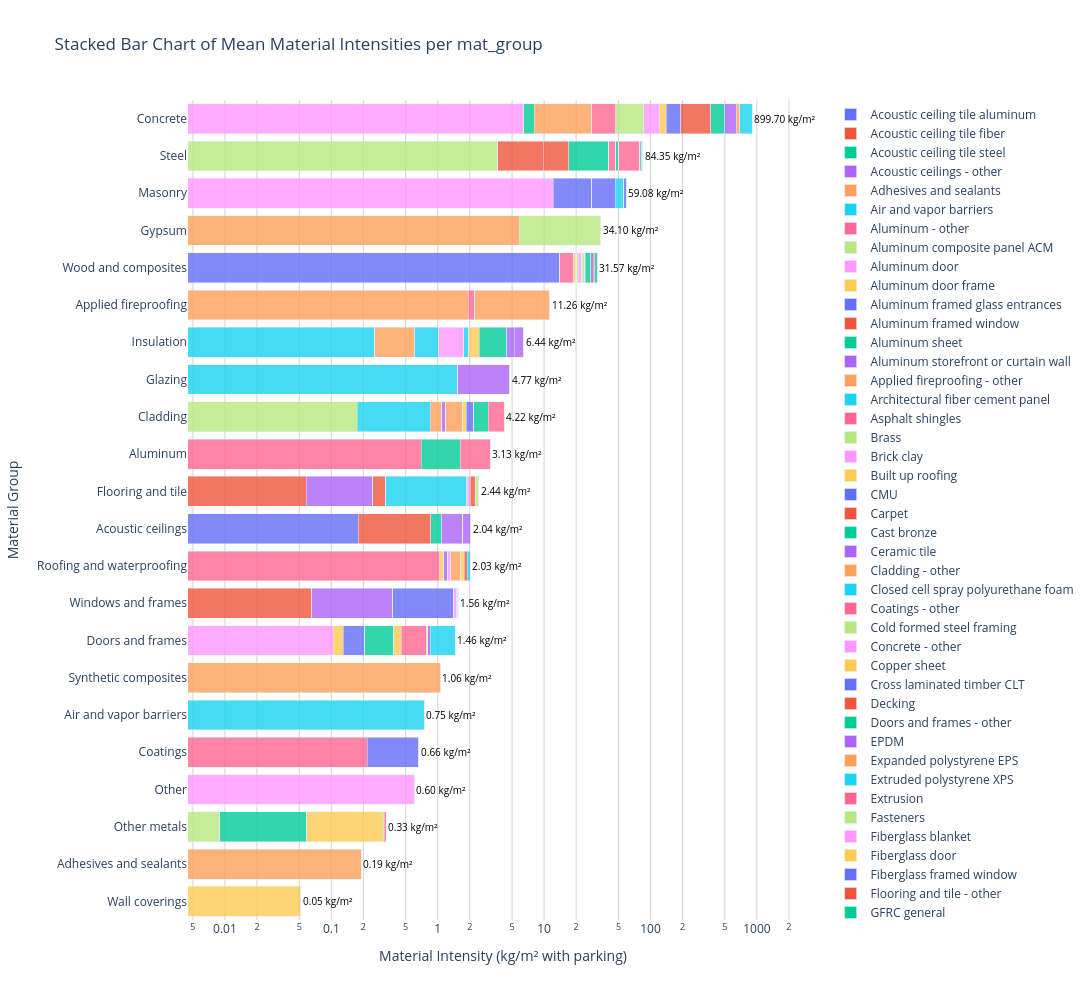

Notebook source saved alongside this figure:
### Code cell
import pandas as pd
import plotly.graph_objects as go
import numpy as np

# Assuming `output_df` is the dataframe with results
# Sort the output_df by mat_group for consistent ordering
output_df = output_df.sort_values(by=['mat_group', 'normalized_mean'], ascending=[True, False])

# Pivot the data to create stacked structures for means and medians
stacked_data_mean = output_df.pivot(index='mat_group', columns='mat_type', values='normalized_mean').fillna(0)
stacked_data_median = output_df.pivot(index='mat_group', columns='mat_type', values='normalized_median').fillna(0)

# Calculate total means and medians for each mat_group
stacked_data_mean['total_mean'] = stacked_data_mean.sum(axis=1)
stacked_data_median['total_median'] = stacked_data_median.sum(axis=1)

# Function to create a horizontal stacked bar chart
def create_chart(stacked_data, total_col, title):
    fig = go.Figure()

    # Add traces for each mat_type
    for wedge_category in stacked_data.columns[:-1]:  # Exclude the total column
        fig.add_trace(go.Bar(
            name=wedge_category,  # Name of the wedge category
            x=stacked_data[wedge_category],  # Normalized values on x-axis
            y=stacked_data.index,  # mat_group categories on y-axis
            orientation='h',  # Horizontal orientation
            hovertemplate=(
                "<b>Material Group:</b> %{y}<br>"  # Show mat_group
                "<b>Wedge Category:</b> " + wedge_category + "<br>"  # Show mat_type
                "<b>Contribution:</b> %{x:.2f} kg/m²<extra></extra>"  # Show contribution
            ),
            marker=dict(opacity=0.8)
        ))

    # Add annotations for totals
    for i, mat_group in enumerate(stacked_data.index):
        total_value = stacked_data.loc[mat_group, total_col]
        fig.add_annotation(
            x=np.log10(total_value) if total_value > 0 else 0,  # Adjust position for log scale
            y=mat_group,
            text=f"{total_value:.2f} kg/m²",  # Show total value
            showarrow=False,
            font=dict(size=10, color='black'),
            xanchor='left',  # Anchor the text to the left of the position
            align='center'
        )

    # Update layout
    fig.update_layout(
        title=title,
        xaxis=dict(
            title='Material Intensity (kg/m² with parking)',
            type='log',  # Set to logarithmic scale
            showgrid=True,
            gridcolor='lightgrey'
        ),
        yaxis=dict(
            title='Material Group',
            showgrid=False,  # Remove horizontal gridlines
            categoryorder='total ascending'
        ),
        barmode='stack',  # Stack mode for bars
        height=1000,
        width=1400,
        showlegend=True,
        plot_bgcolor='rgba(0,0,0,0)',
        legend_traceorder='normal'
    )
    return fig

# Create charts
mean_chart = create_chart(stacked_data_mean, 'total_mean', "Stacked Bar Chart of Mean Material Intensities per mat_group")
median_chart = create_chart(stacked_data_median, 'total_median', "Stacked Bar Chart of Median Material Intensities per mat_group")

# Display the charts
mean_chart.show()
# median_chart.show()
